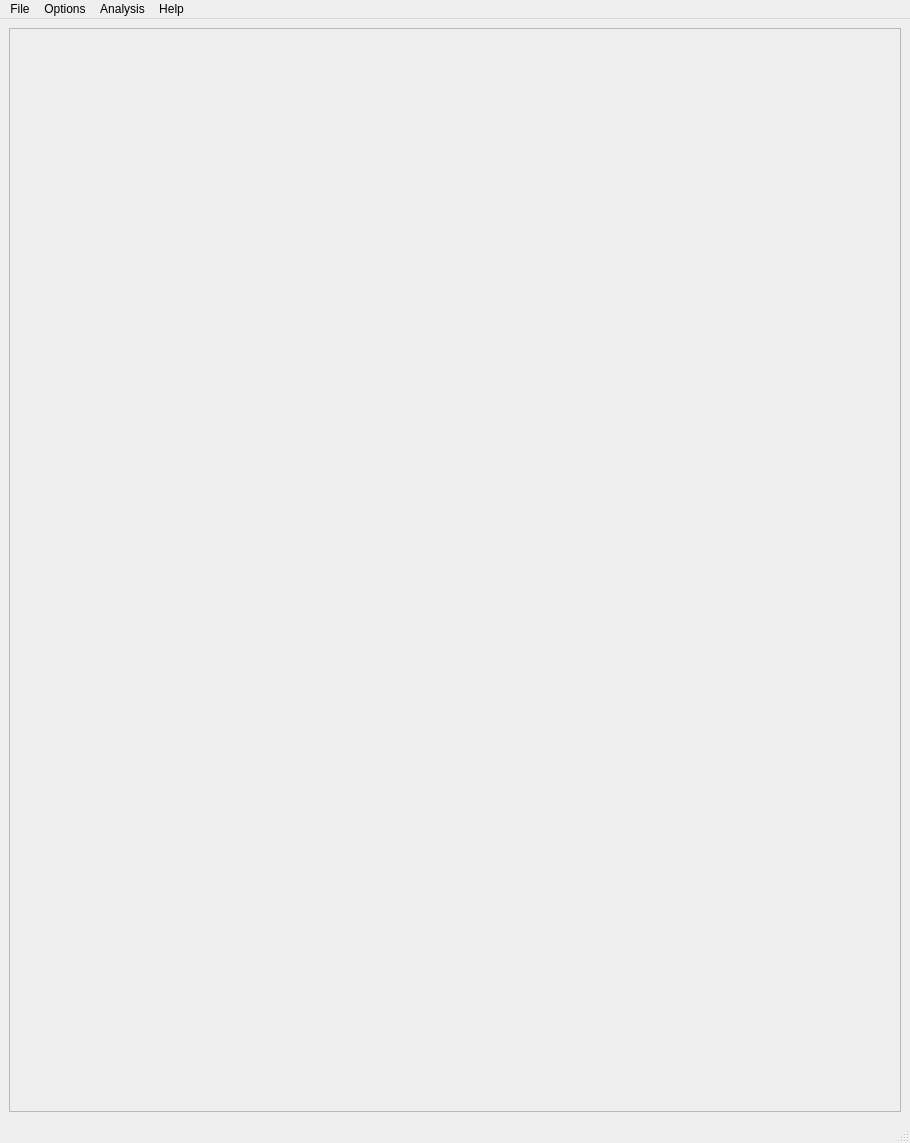
<?xml version="1.0" encoding="UTF-8"?>
<ui version="4.0">
 <class>WeightSys_mainWindow</class>
 <widget class="QMainWindow" name="WeightSys_mainWindow">
  <property name="geometry">
   <rect>
    <x>0</x>
    <y>0</y>
    <width>910</width>
    <height>1143</height>
   </rect>
  </property>
  <property name="windowTitle">
   <string>BTC-WeightAndDimension-System</string>
  </property>
  <widget class="QWidget" name="centralwidget">
   <layout class="QGridLayout" name="gridLayout">
    <item row="0" column="0">
     <widget class="QFrame" name="frame">
      <property name="frameShape">
       <enum>QFrame::StyledPanel</enum>
      </property>
      <property name="frameShadow">
       <enum>QFrame::Raised</enum>
      </property>
     </widget>
    </item>
   </layout>
  </widget>
  <widget class="QMenuBar" name="menubar">
   <property name="geometry">
    <rect>
     <x>0</x>
     <y>0</y>
     <width>910</width>
     <height>22</height>
    </rect>
   </property>
   <widget class="QMenu" name="menuFile">
    <property name="title">
     <string>File</string>
    </property>
    <widget class="QMenu" name="menuTemplate_File">
     <property name="title">
      <string>Template File</string>
     </property>
     <addaction name="actionAdd_New_Tempate_File"/>
     <addaction name="actionOpen_Template_File"/>
     <addaction name="actionDupplicate_a_Template_File"/>
    </widget>
    <widget class="QMenu" name="menuData_File">
     <property name="title">
      <string>Data File</string>
     </property>
     <addaction name="actionAdd_New_Date_File"/>
     <addaction name="actionOpen_Date_File"/>
     <addaction name="actionConverting_Final_Screening_Data_to_excel_Format"/>
    </widget>
    <widget class="QMenu" name="menuNote_File">
     <property name="title">
      <string>Note File</string>
     </property>
     <addaction name="actionAdd_New_Note_File"/>
     <addaction name="actionOpen_Note_File"/>
    </widget>
    <addaction name="menuTemplate_File"/>
    <addaction name="separator"/>
    <addaction name="menuData_File"/>
    <addaction name="separator"/>
    <addaction name="menuNote_File"/>
    <addaction name="separator"/>
    <addaction name="actionPrint_2"/>
    <addaction name="separator"/>
    <addaction name="actionExit_2"/>
   </widget>
   <widget class="QMenu" name="menuOptions">
    <property name="title">
     <string>Options</string>
    </property>
    <widget class="QMenu" name="menuHardware">
     <property name="title">
      <string>Hardware</string>
     </property>
     <addaction name="actionBarcode_Config"/>
     <addaction name="actionBK_Power_Bank_Config"/>
    </widget>
    <addaction name="menuHardware"/>
    <addaction name="separator"/>
    <addaction name="actionSet_Path"/>
   </widget>
   <widget class="QMenu" name="menuAnalysis">
    <property name="title">
     <string>Analysis</string>
    </property>
    <addaction name="actionSample_Data_Viewing"/>
    <addaction name="actionSample_Search"/>
   </widget>
   <widget class="QMenu" name="menuHelp">
    <property name="title">
     <string>Help</string>
    </property>
   </widget>
   <addaction name="menuFile"/>
   <addaction name="menuOptions"/>
   <addaction name="menuAnalysis"/>
   <addaction name="menuHelp"/>
  </widget>
  <widget class="QStatusBar" name="statusbar"/>
  <action name="actionPrint">
   <property name="text">
    <string>Print</string>
   </property>
  </action>
  <action name="actionPrinter_Setup">
   <property name="text">
    <string>Printer Setup</string>
   </property>
  </action>
  <action name="actionExit">
   <property name="text">
    <string>Exit</string>
   </property>
  </action>
  <action name="actionSet_Path">
   <property name="text">
    <string>Set Path</string>
   </property>
  </action>
  <action name="actionSample_Data_Viewing">
   <property name="text">
    <string>Sample Data Viewing</string>
   </property>
  </action>
  <action name="actionSample_Search">
   <property name="text">
    <string>Sample Search</string>
   </property>
  </action>
  <action name="actionUser_Guide">
   <property name="text">
    <string>Pre-Graph</string>
   </property>
  </action>
  <action name="actionAbout">
   <property name="text">
    <string>Post-Graph</string>
   </property>
  </action>
  <action name="actionAdd_New_Tempate_File">
   <property name="text">
    <string>Add New Tempate File</string>
   </property>
  </action>
  <action name="actionOpen_Template_File">
   <property name="text">
    <string>Open Template File</string>
   </property>
  </action>
  <action name="actionDupplicate_a_Template_File">
   <property name="text">
    <string>Duplicate a Template File</string>
   </property>
  </action>
  <action name="actionAdd_New_Date_File">
   <property name="text">
    <string>Add New Data File</string>
   </property>
  </action>
  <action name="actionOpen_Date_File">
   <property name="text">
    <string>Open Data File</string>
   </property>
  </action>
  <action name="actionConverting_Final_Screening_Data_to_excel_Format">
   <property name="text">
    <string>Converting Final Screening Data to excel Format</string>
   </property>
  </action>
  <action name="actionBarcode_Config">
   <property name="text">
    <string>Barcode Config.</string>
   </property>
  </action>
  <action name="actionBK_Power_Bank_Config">
   <property name="text">
    <string>BK-Power Bank Config.</string>
   </property>
  </action>
  <action name="actionView_All_Report_And_Graph">
   <property name="text">
    <string>View All Report And Graph</string>
   </property>
  </action>
  <action name="actionRaw_Data_Table">
   <property name="text">
    <string>Raw Data Table</string>
   </property>
  </action>
  <action name="actionFront_Page">
   <property name="text">
    <string>Front Page</string>
   </property>
  </action>
  <action name="actionPrint_All_Peport_And_Graph">
   <property name="text">
    <string>Print All Peport And Graph</string>
   </property>
  </action>
  <action name="actionUser_Gulid">
   <property name="text">
    <string>User Guide</string>
   </property>
  </action>
  <action name="actionAbout_2">
   <property name="text">
    <string>About</string>
   </property>
  </action>
  <action name="actionPost_Graph">
   <property name="text">
    <string>Post-Graph</string>
   </property>
  </action>
  <action name="actionPre_Graph">
   <property name="text">
    <string>Pre-Graph</string>
   </property>
  </action>
  <action name="actionPre_Graph_2">
   <property name="text">
    <string>Pre-Graph</string>
   </property>
  </action>
  <action name="actionAdd_New_Note_File">
   <property name="text">
    <string>Add New Note File</string>
   </property>
  </action>
  <action name="actionOpen_Note_File">
   <property name="text">
    <string>Open Note File</string>
   </property>
  </action>
  <action name="actionPrint_2">
   <property name="text">
    <string>Print</string>
   </property>
  </action>
  <action name="actionExit_2">
   <property name="text">
    <string>Exit</string>
   </property>
  </action>
 </widget>
 <resources/>
 <connections/>
</ui>
